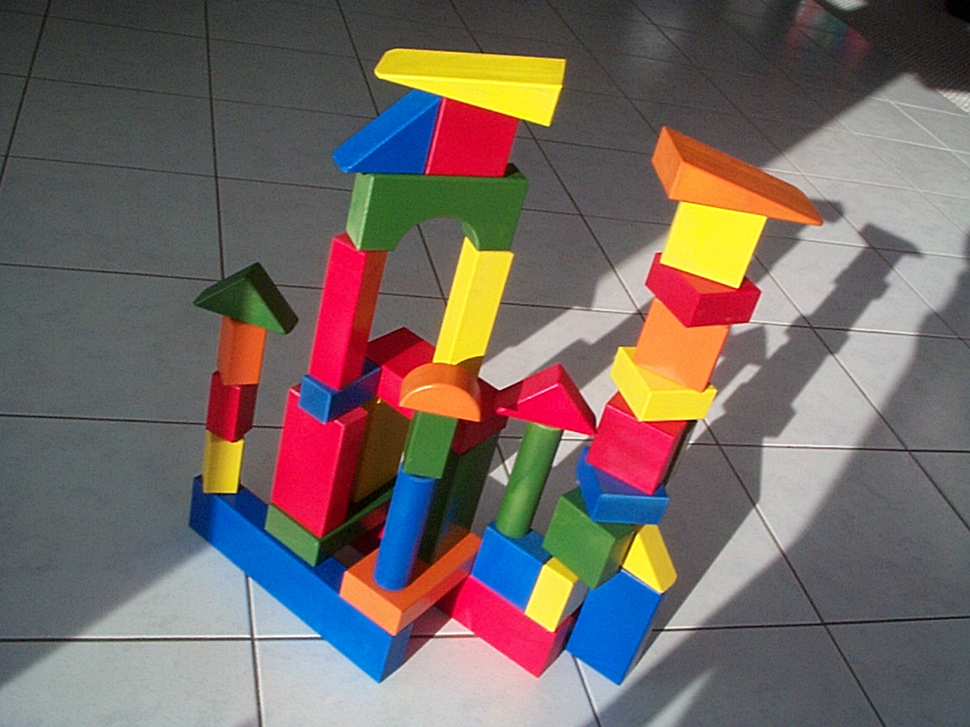
#> input picture primer/lego.tif, 970 x 727 px, shrunk from 1152 x 864 before the run
$ python harris.py
#> lines starting #> are read from the running program, lines starting #| are printed output that depends on the picture; after the words box and inside, x2 and y2 are one past the last pixel; in counts of white or black regions, pixels touching at a corner belong together
import numpy as np
import cv2

# Read image and convert to grayscale
lego = cv2.imread('lego.tif')
#> lego is the input picture: shape (727, 970, 3); mean B, G, R 100.8, 104.9, 117.4
graylego = cv2.cvtColor(lego,cv2.COLOR_BGR2GRAY)
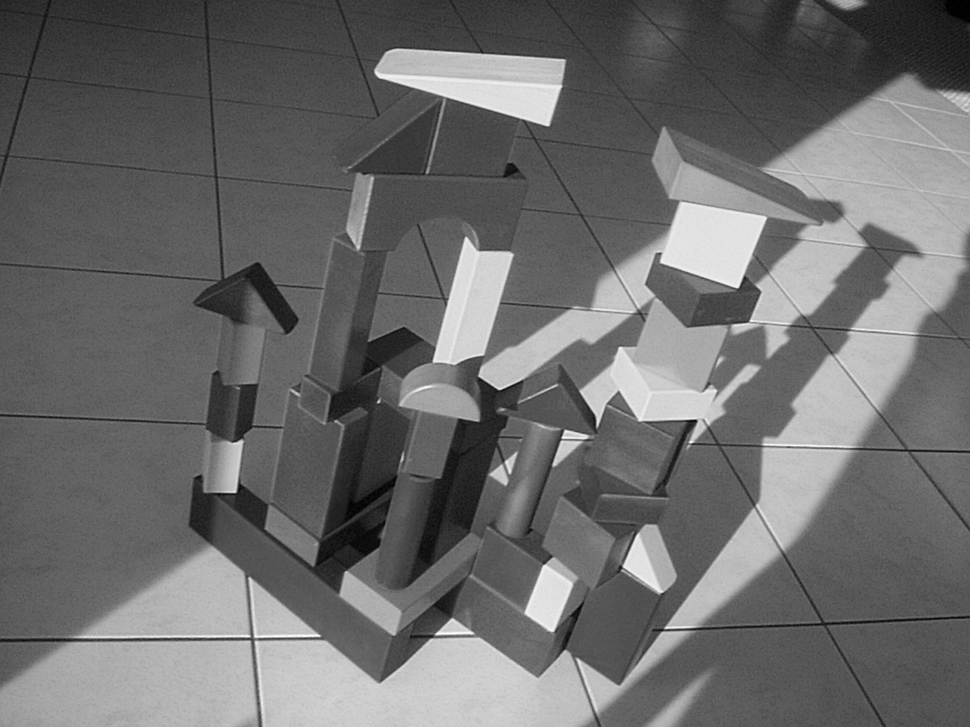
#> graylego: shape (727, 970); min 0, max 255, mean 108.2


# Harris Corner Detection Library Implementation

img = lego

gray = graylego
gray = np.float32(gray)

dst = cv2.cornerHarris(gray,2,3,0.04)
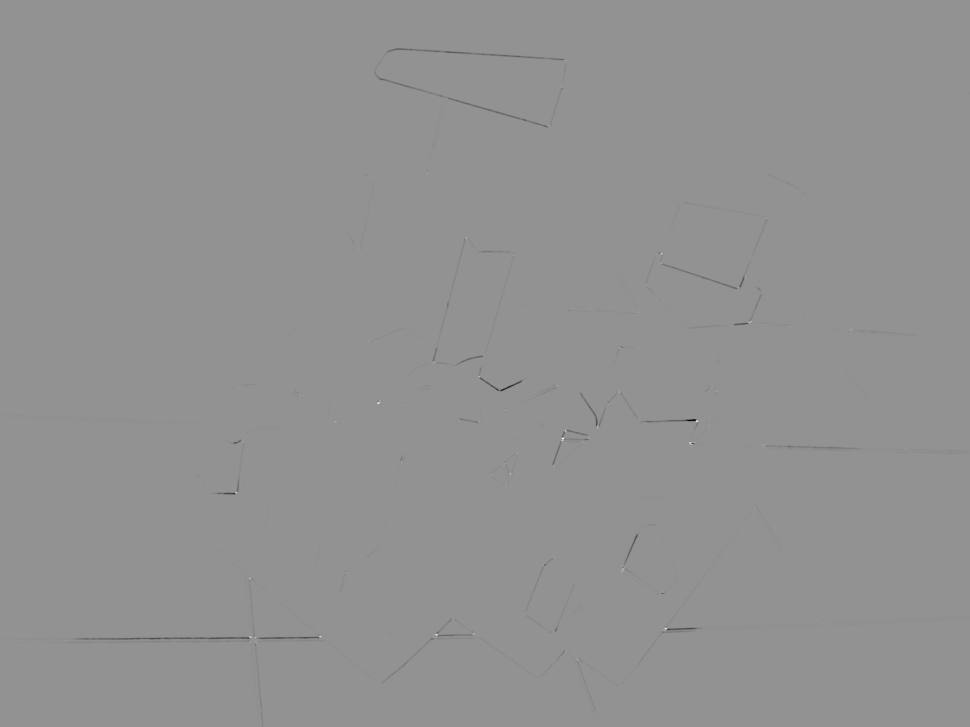
#> dst: shape (727, 970) float32; min -41249188, max 30667062, mean -52093.9; drawn with min black and max white

# result is dilated for marking the corners, not important
dst = cv2.dilate(dst,None)
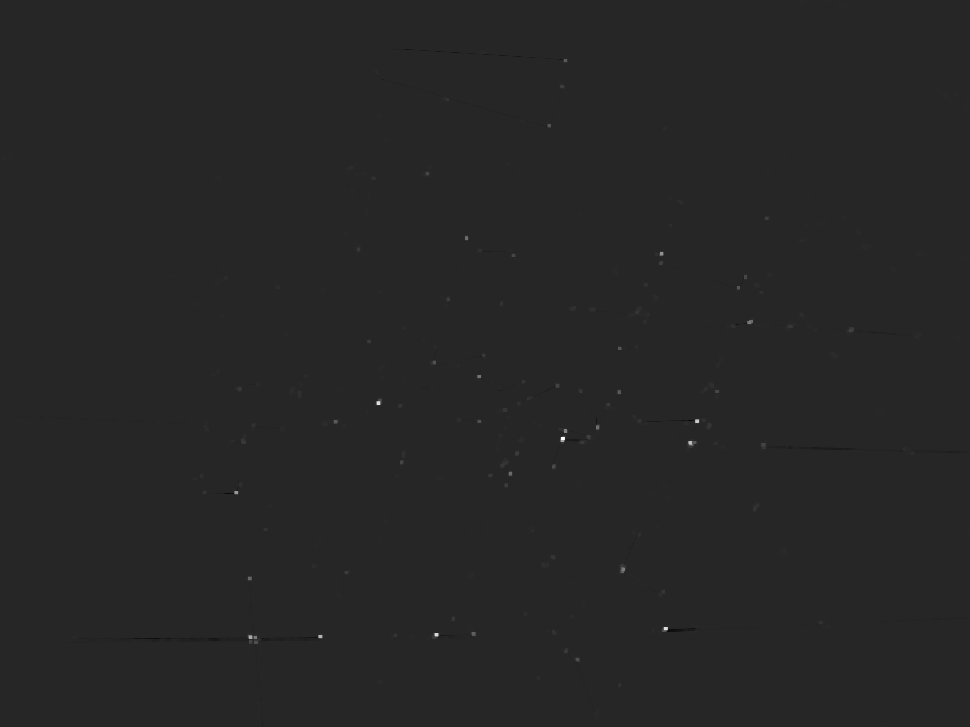
#> dst: shape (727, 970) float32; min -5490551, max 30667062, mean 10578.3; drawn with min black and max white

# Threshold for an optimal value, it may vary depending on the image.
img[dst>0.01*dst.max()]=[0,0,255]
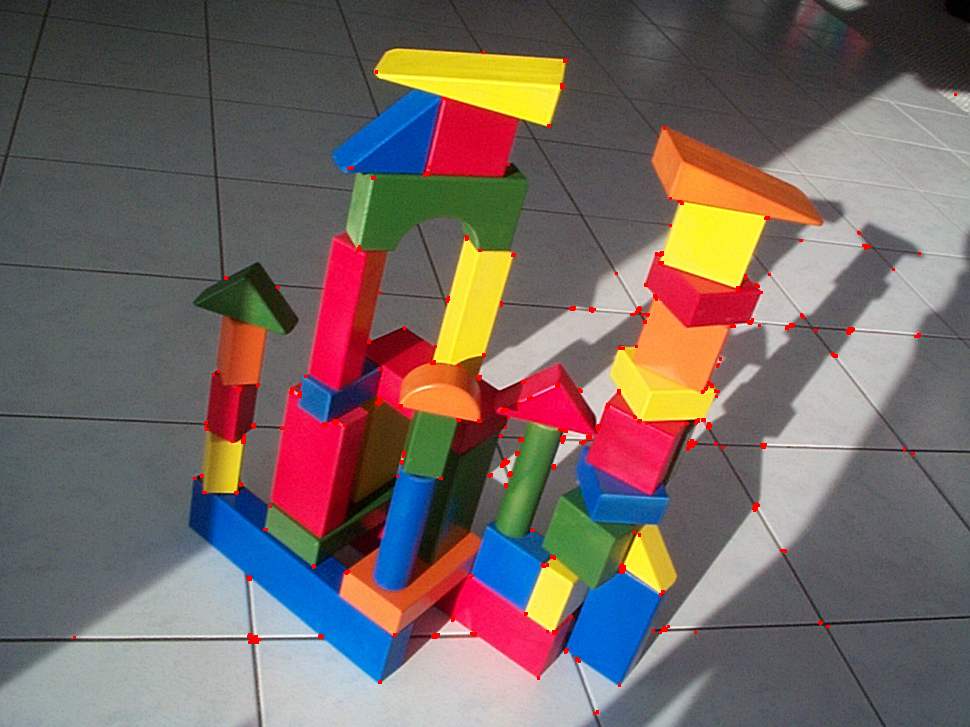
#> img: shape (727, 970, 3); 0.54% of pixels changed, all inside (x1, y1, x2, y2) = (73, 51, 957, 715)

cv2.imshow('dst',img)
if cv2.waitKey(0) & 0xff == 27:
#> (key Esc is pressed here)
    cv2.destroyAllWindows()


# TODO: Manual Implementation
